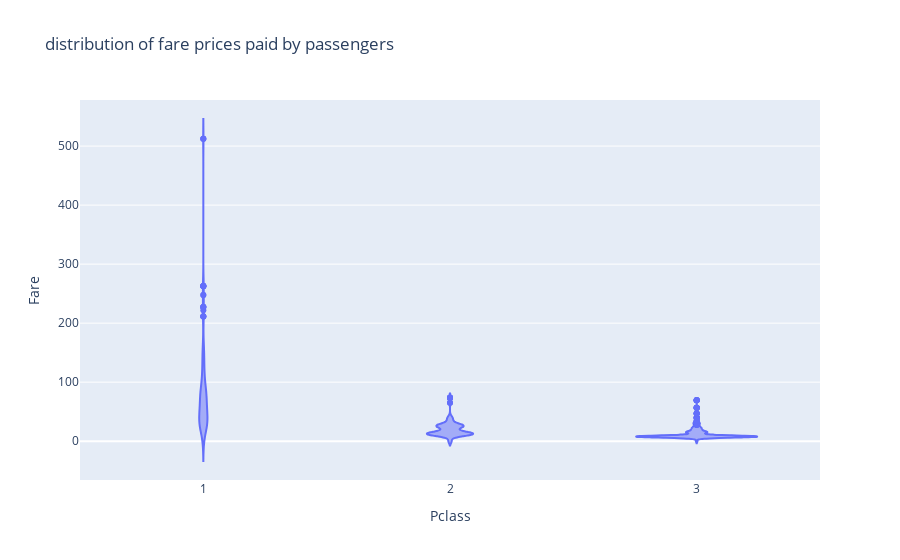

The cell this chart's notebook holds for it:
### Code cell
#Create a violin plot to visualize the distribution of fare prices paid by passengers, broken down by their class (1st, 2nd, and 3rd class).
fig=px.violin(data,x='Pclass', y='Fare', title='distribution of fare prices paid by passengers', labels='Pclass',)
fig.show()

### Figure 1 — Plotly figure (JSON) as saved in the notebook; plotly's stock layout.template omitted (floating-point values rounded to 4 significant figures; data arrays with more than 128 entries replaced by an {"elided": "..."} marker saying what was removed)
{"data": [{"alignmentgroup": "True", "box": {"visible": false}, "hovertemplate": "Pclass=%{x}<br>Fare=%{y}<extra></extra>", "legendgroup": "", "marker": {"color": "#636efa"}, "name": "", "offsetgroup": "", "orientation": "v", "scalegroup": "True", "showlegend": false, "type": "violin", "x": {"elided": "891 int values"}, "x0": " ", "xaxis": "x", "y": {"elided": "891 float values"}, "y0": " ", "yaxis": "y"}], "layout": {"legend": {"tracegroupgap": 0}, "title": {"text": "distribution of fare prices paid by passengers"}, "violinmode": "group", "xaxis": {"anchor": "y", "domain": [0, 1], "title": {"text": "Pclass"}}, "yaxis": {"anchor": "x", "domain": [0, 1], "title": {"text": "Fare"}}}}
